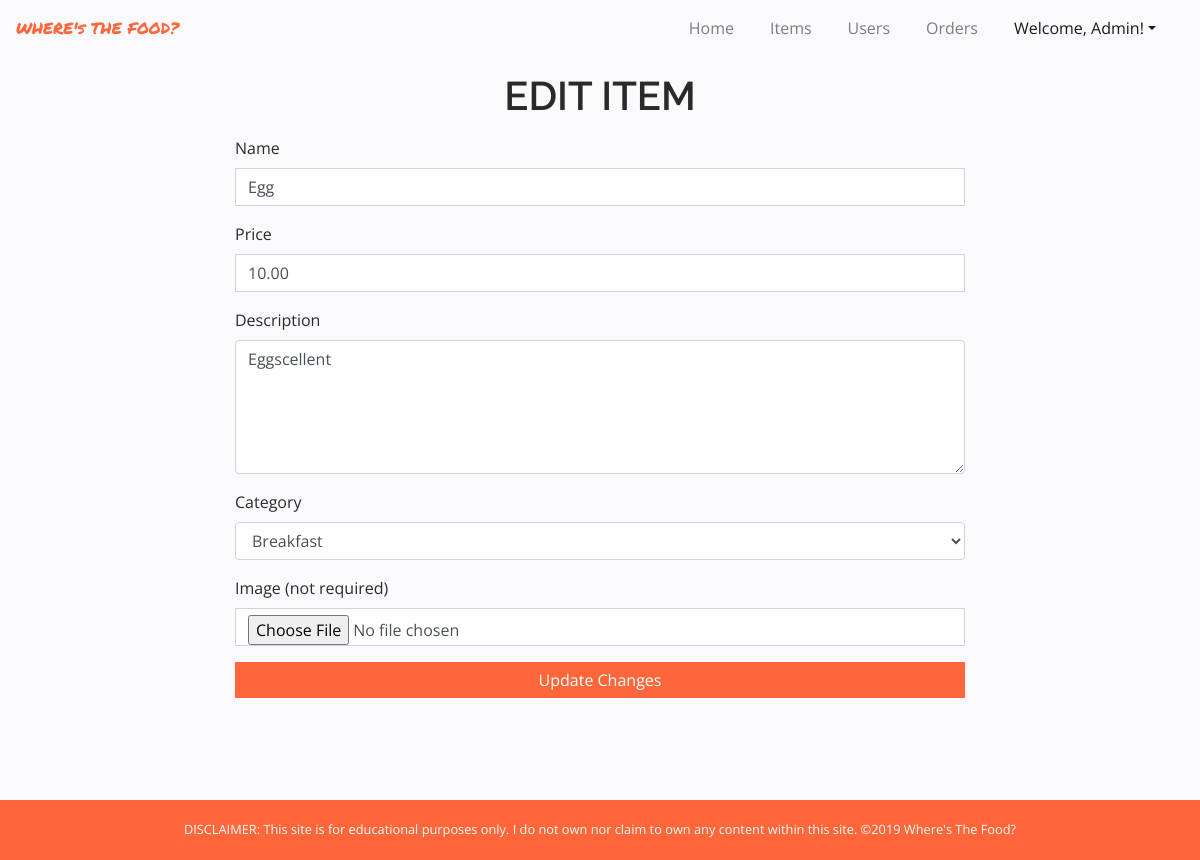
Screenshot of /app/views/edit_item.php?id=1 (signed in) with the database file from the repository.
### tables this page shows
CREATE TABLE `items` (
  `id` int(11) NOT NULL,
  `name` varchar(255) NOT NULL,
  `price` decimal(18,2) NOT NULL,
  `description` varchar(255) NOT NULL,
  `image_path` varchar(255) DEFAULT NULL,
  `category_id` int(11) NOT NULL
);

### app/views/edit_item.php (the view, shortened to what this page needs)
<?php
	require_once("../partials/template.php");
?>
<?php function get_page_content() { ?>
<?php global $conn ?>
	<?php if(isset($_SESSION["user"]) && $_SESSION["user"]["role_id"] == 1): ?>
	<?php
		$item_id = $_GET["id"];
		$sql = "SELECT * FROM items WHERE id=$item_id";
		$result = mysqli_query($conn, $sql);
		$item = mysqli_fetch_assoc($result);
	?>
	<div class="container">
		<div class="row">
			<div class="col-md-8 offset-md-2">
				<h1 class="my-3 text-center">EDIT ITEM</h1>
				<form action="../controllers/process_edit_item.php" method="POST" enctype="multipart/form-data">
					<div class="form-group">
						<label for="item_name">Name</label>
						<input id="item_name" name="item_name" class="form-control" type="text" value="<?php echo $item["name"] ?>" required>
					</div>
					<div class="form-group">
						<label for="item_price">Price</label>
						<input id="item_price" name="item_price" class="form-control" type="number" min="1" value="<?php echo $item["price"] ?>" required>
					</div>
					<div class="form-group">
						<label for="item_description">Description</label>
						<textarea id="item_description" name="item_description" class="form-control" rows="5"required><?php echo $item["description"] ?></textarea>
					</div>
					<div class="form-group">
						<label for="item_category">Category</label>
						<select name="item_category" id="item_category" class="form-control" required>
							<?php
								$sql2 = "SELECT * FROM categories";
								$result2 = mysqli_query($conn, $sql2);
								foreach ($result2 as $category) {
									extract($category);
									$selected = $item["category_id"] == $id ? 'selected': "";
									echo "<option value='" . $id ."' " . $selected . ">" . $name . "</option>";
								 }
							?>
						</select>
					</div>
					<div class="form-group">
						<label for="image">Image (not required)</label>
						<input type="file" id="image" class="form-control" name="image">
					</div>
					<button type="submit" class="btn btn-orange btn-block mb-5">Update Changes</button>
				</form>
			</div>
		</div>
	</div>
	<?php else:
		header("Location: ./error.php");
	endif;?>
<?php } ?>

### app/assets/css/style.css (style rules this page uses)
* { font-family: 'Open Sans', sans-serif; color: #2A2A2A; }
h1, h2, h3, h4, h5, h6 { font-family: 'Raleway', sans-serif; font-weight: 600; }
html { overflow: scroll; overflow-x: hidden; }
input, button, a, li { border-radius: 0 !important; }
body { background-color: #FAFAFC; }
.btn-orange { color: white; background-color: #FF673B; border: 0; }
body { min-height: 100vh; position: relative; }

### rows the page displays
items: item_name "Egg", item_price "10.00", item_description "Eggscellent"

### other values shown
$_SESSION["user"]["firstname"] "Admin"
form field item_category "Breakfast"
